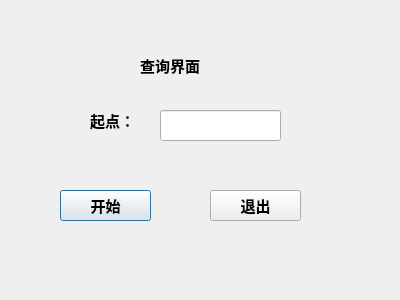
<?xml version="1.0" encoding="UTF-8"?>
<ui version="4.0">
 <class>Dialog6</class>
 <widget class="QDialog" name="Dialog6">
  <property name="geometry">
   <rect>
    <x>0</x>
    <y>0</y>
    <width>400</width>
    <height>300</height>
   </rect>
  </property>
  <property name="windowTitle">
   <string>Dialog</string>
  </property>
  <widget class="QLabel" name="label">
   <property name="geometry">
    <rect>
     <x>140</x>
     <y>40</y>
     <width>111</width>
     <height>51</height>
    </rect>
   </property>
   <property name="font">
    <font>
     <pointsize>11</pointsize>
     <weight>75</weight>
     <bold>true</bold>
    </font>
   </property>
   <property name="text">
    <string>查询界面</string>
   </property>
  </widget>
  <widget class="QLabel" name="label_2">
   <property name="geometry">
    <rect>
     <x>90</x>
     <y>110</y>
     <width>51</width>
     <height>21</height>
    </rect>
   </property>
   <property name="font">
    <font>
     <pointsize>11</pointsize>
     <weight>75</weight>
     <bold>true</bold>
    </font>
   </property>
   <property name="text">
    <string>起点：</string>
   </property>
  </widget>
  <widget class="QLineEdit" name="startlineEdit">
   <property name="geometry">
    <rect>
     <x>160</x>
     <y>110</y>
     <width>121</width>
     <height>31</height>
    </rect>
   </property>
  </widget>
  <widget class="QPushButton" name="pushButton">
   <property name="geometry">
    <rect>
     <x>60</x>
     <y>190</y>
     <width>91</width>
     <height>31</height>
    </rect>
   </property>
   <property name="font">
    <font>
     <pointsize>11</pointsize>
     <weight>75</weight>
     <bold>true</bold>
    </font>
   </property>
   <property name="text">
    <string>开始</string>
   </property>
  </widget>
  <widget class="QPushButton" name="pushButton_2">
   <property name="geometry">
    <rect>
     <x>210</x>
     <y>190</y>
     <width>91</width>
     <height>31</height>
    </rect>
   </property>
   <property name="font">
    <font>
     <pointsize>11</pointsize>
     <weight>75</weight>
     <bold>true</bold>
    </font>
   </property>
   <property name="text">
    <string>退出</string>
   </property>
  </widget>
 </widget>
 <resources/>
 <connections/>
</ui>
